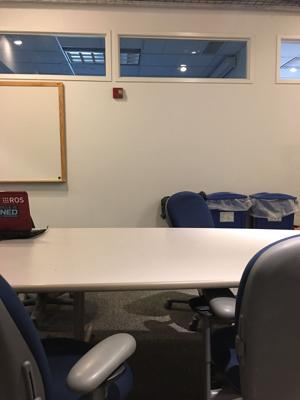
%> input picture im1.jpg, 300 x 400 px
$ octave fundamentalMatTest.m   (GNU Octave 9; MATLAB toolbox functions it lacks are replaced by stand-ins)
%> lines starting %> are read from the running program, lines starting %| are printed output that depends on the picture
clear;
clc;

%% read images
im1 = rgb2gray( imread('im1.jpg') );
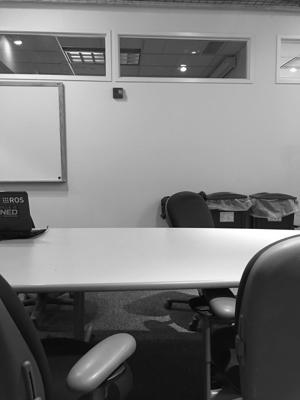
%> im1: size 400x300 uint8; min 0, max 255, mean 124
im2 = rgb2gray( imread('im2.jpg') );
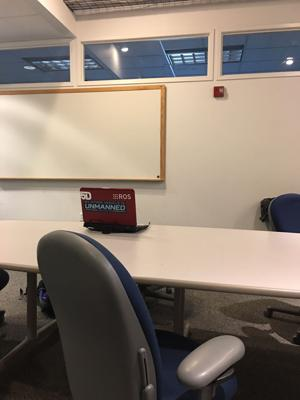
%> input picture im2.jpg, 300 x 400 px
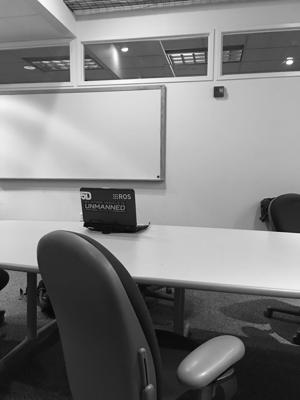
%> im2: size 400x300 uint8; min 1, max 255, mean 128

%% extract point correspondances corners
im1_corners = detectHarrisFeatures(im1);
%> im1_corners = 93 points; strongest (x, y): (186, 70), (21, 43), (91, 54), (182, 70), (35, 228)
im2_corners = detectHarrisFeatures(im2);
%> im2_corners = 105 points; strongest (x, y): (85, 226), (128, 50), (90, 198), (86, 81), (83, 200)

[features1,valid_points1] = extractFeatures(im1,im1_corners);
%> valid_points1 = 40 points; strongest (x, y): (186, 70), (182, 70), (236, 295), (183, 67), (231, 290)
[features2,valid_points2] = extractFeatures(im2,im2_corners);
%> valid_points2 = 51 points; strongest (x, y): (85, 226), (90, 198), (86, 81), (83, 200), (89, 194)

matches = matchFeatures(features1, features2);
%> matches = [3 39; 4 41; 5 43; 6 44; 7 45; 8 48; 9 50; 11 49]

matchedPoints1 = valid_points1(matches(:,1),:);
%> matchedPoints1 = 8 points; (x, y): (114, 89), (105, 76), (115, 98), (74, 74), (121, 77), (70, 64), (122, 98), (122, 65)
matchedPoints2 = valid_points2(matches(:,2),:);
%> matchedPoints2 = 8 points; (x, y): (215, 88), (207, 75), (215, 97), (174, 76), (171, 66), (223, 75), (223, 97), (224, 63)

figure; showMatchedFeatures(im1,im2,matchedPoints1,matchedPoints2);
%> after `showMatchedFeatures(im1,im2,matchedPoints1,matchedPoints2)`:
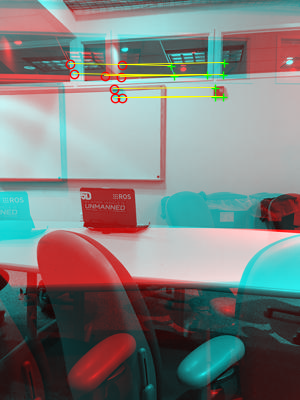
%> figure redrawn from the program's plot data

%% fundamental matrix
%> (the run ends here)
